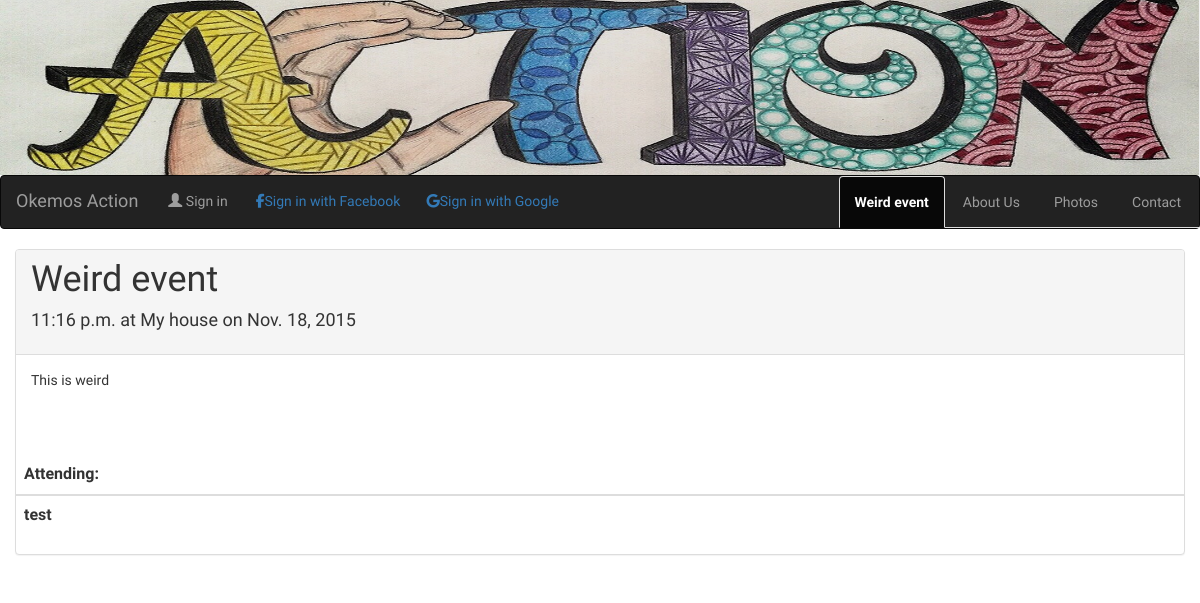
The page /detail/8/ on the database as committed earlier.
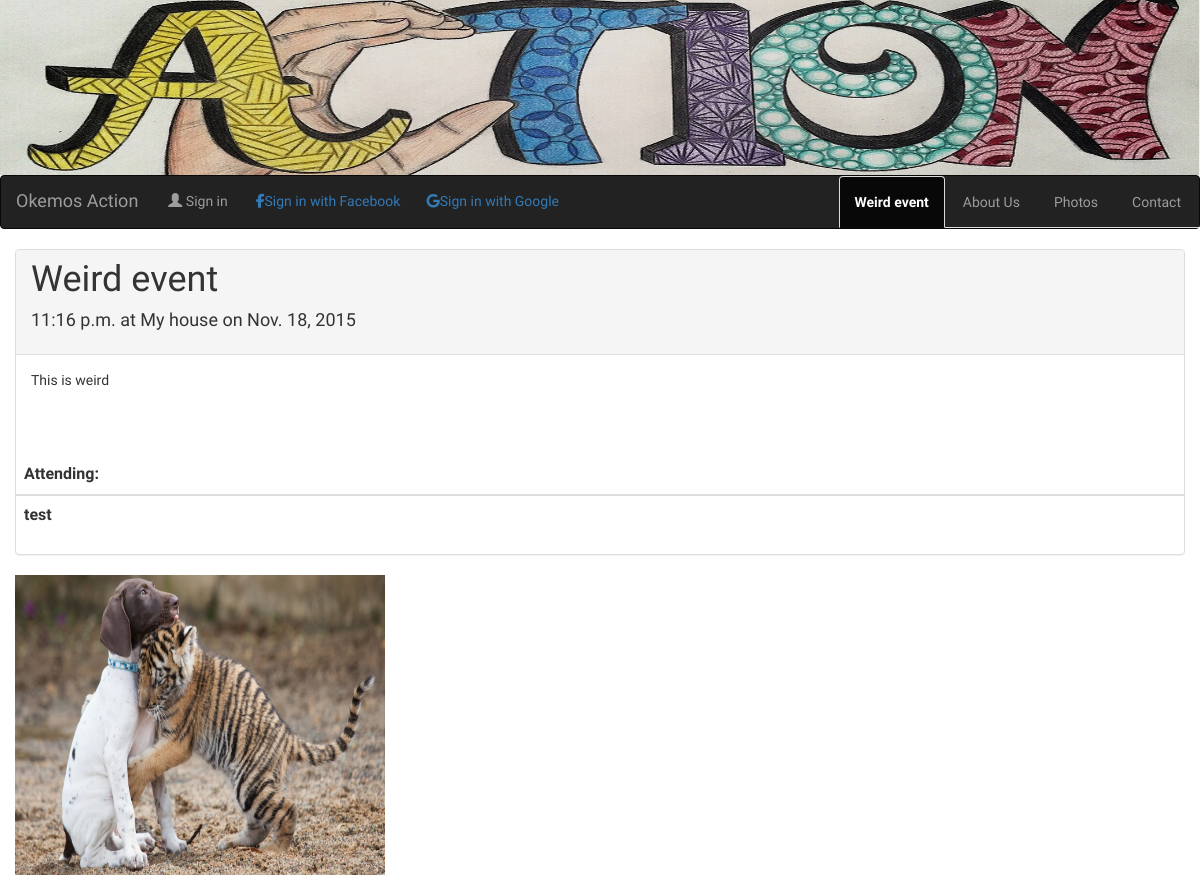
The same page on the database as committed later.
### events/models.py (models this page shows)
class Image(models.Model):
    image = models.ImageField(upload_to="events/images/")
    event = models.ForeignKey(Event)

### events/views.py (the view)
# urls.py: url(r'^detail/(?P<pk>[0-9]+)/$', views.DetailView.as_view(), name='detail'),
class DetailView(generic.DetailView):
    model = Event
    template_name = "events/detail.html"

### events/models.py (called while the page is built)
    def __str__(self):
        return str(self.name)

### events/templates/events/detail.html (shortened to what this page needs)
{% extends "base.html" %}
{% block pagename %}{{event}}{% endblock %}
{% block content %}
  <div class="panel panel-default">
    <div class="panel-heading">
      <h1 class="panel-title lg-title">{{event.name}}</h1>
      <h4>{{event.date|time}} at {{event.place}} on {{event.date|date}}</h4>
    </div>
    <div class="panel-body fixed-panel">
          {{event.desc}}
    </div>
    <div class="row">
      <div class="col-xs-12">
        <table class="table">
          <thead><th>Attending:</th></thead>
          {% for user in event.signed_up.all %}
            <tr><td><strong>{{user}}</strong></td></tr>
          {% endfor %}
        </table>
      </div>
    </div>
  </div>
  <div class="row">
  {% for image in event.image_set.all %}
  <div class = "col-xs-12 col-sm-6 col-md-4">
    <img src="{{image.image.url}}" class="detImg"/>
  </div>
  {% endfor %}
  </div>
{% endblock %}

Rows that differ between the two databases and show on the page:
added Image: image (picture)
